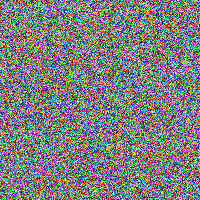
Frame 1 (no input)
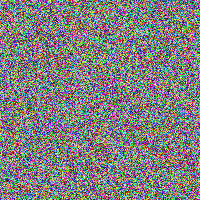
Frame 60 (the mouse pressed at the canvas centre just before this capture)
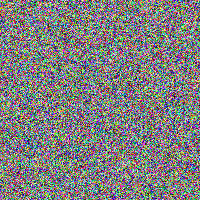
Frame 120 (the mouse held since frame 60 and released just before this capture)

The Processing sketch that drew these frames (run headless with seeded random() and noise(); from frame 60 on, the mouse is pressed at the canvas centre):

// Processing sketch: arrays_random_pixel_color
// ── arrays_random_pixel_color.pde
// Creativity and Computation
// Week 2 Pixels
// Modify screen's pixels to change values to random

void setup(){
  size(200,200);  
}

void draw(){
  loadPixels();
  for( int i = 0; i < width*height; i++){
    
    color c = color(random(255),random(255), random(255));
    pixels[i] = c;
    
  }
  updatePixels();
}
